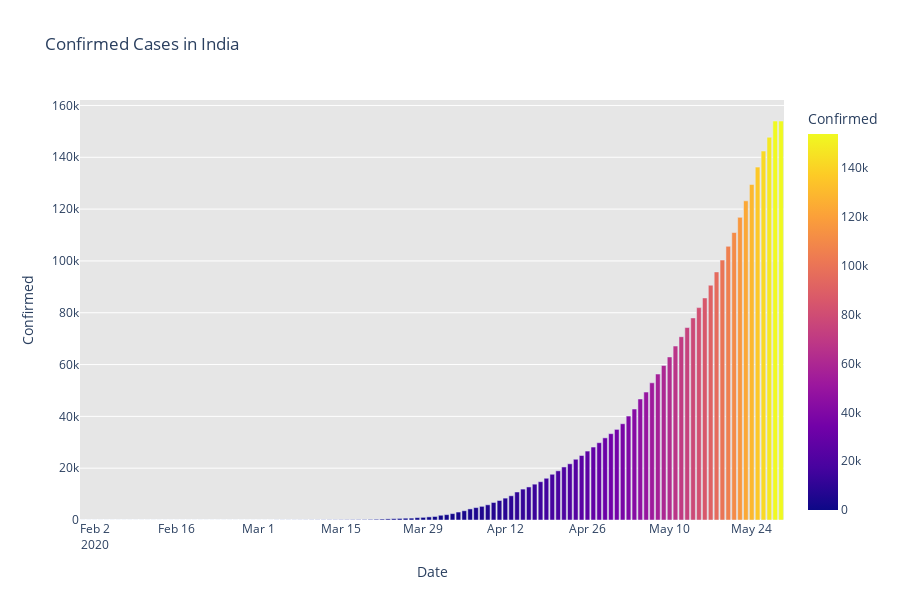

The notebook cell this image was saved under:
### Code cell
fig = px.bar(df_daywise_India, x="Date", y="Confirmed", color='Confirmed', orientation='v', height=600,
             title='Confirmed Cases in India', color_discrete_sequence = px.colors.cyclical.IceFire)

'''Colour Scale for plotly
https://plot.ly/python/builtin-colorscales/
'''

fig.update_layout(plot_bgcolor='rgb(230, 230, 230)')
fig.show()
